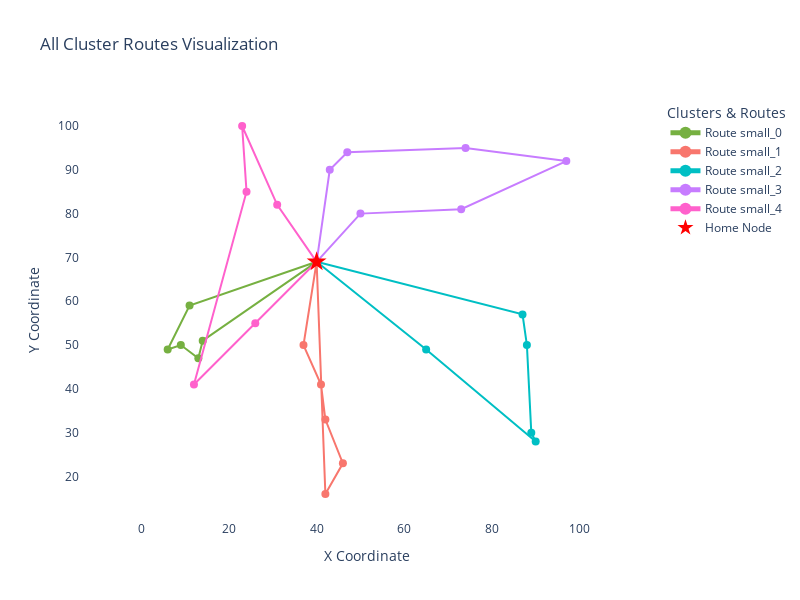

The code cell stored with this chart in its notebook:
### Code cell
"""
- How to choose max_travel_distance and span_cost_coefficient?
- Define route based on:
    - working hours (implicitly defined by total travel time)
    - opening hours
    - fixed appointments
- Store state and if it was possible to find routes for all solutions add nodes
- Compare routes with and without overnight stays / large clusters
"""
route_lists = find_route(clusters, nodes_df, distance_matrix)
plot_all_cluster_routes(route_lists, nodes_df)

### Figure 1 — Plotly figure (JSON) as saved in the notebook; plotly's stock layout.template omitted (floating-point values rounded to 4 significant figures)
{"data": [{"hoverinfo": "text", "hovertext": ["Node: 0<br>Days: [0, 1, 2, 3]<br>Priority: 0.38", "Node: 3<br>Days: [0, 1, 2, 3]<br>Priority: 0.44", "Node: 29<br>Days: [0, 1, 3, 4]<br>Priority: 0.74", "Node: 39<br>Days: [0, 2, 3, 4]<br>Priority: 0.11", "Node: 21<br>Days: [0, 1, 2, 3]<br>Priority: 0.95", "Node: 47<br>Days: [0, 2, 3, 4]<br>Priority: 0.31", "Node: 0<br>Days: [0, 1, 2, 3]<br>Priority: 0.38"], "line": {"color": "#76B041", "width": 2}, "marker": {"color": "#76B041", "size": 8}, "mode": "lines+markers", "name": "Route small_0", "type": "scatter", "x": [40, 11, 6, 9, 13, 14, 40], "y": [69, 59, 49, 50, 47, 51, 69]}, {"hoverinfo": "text", "hovertext": ["Node: 0<br>Days: [0, 1, 2, 3]<br>Priority: 0.38", "Node: 40<br>Days: [1, 2, 3, 4]<br>Priority: 0.53", "Node: 23<br>Days: [0, 1, 2, 3]<br>Priority: 0.41", "Node: 13<br>Days: [0, 2, 3, 4]<br>Priority: 0.58", "Node: 4<br>Days: [1, 2, 3, 4]<br>Priority: 0.65", "Node: 35<br>Days: [0, 1, 3, 4]<br>Priority: 0.06", "Node: 0<br>Days: [0, 1, 2, 3]<br>Priority: 0.38"], "line": {"color": "#F8766D", "width": 2}, "marker": {"color": "#F8766D", "size": 8}, "mode": "lines+markers", "name": "Route small_1", "type": "scatter", "x": [40, 37, 41, 42, 46, 42, 40], "y": [69, 50, 41, 33, 23, 16, 69]}, {"hoverinfo": "text", "hovertext": ["Node: 0<br>Days: [0, 1, 2, 3]<br>Priority: 0.38", "Node: 22<br>Days: [1, 2, 3, 4]<br>Priority: 0.46", "Node: 48<br>Days: [0, 2, 3, 4]<br>Priority: 0.40", "Node: 12<br>Days: [0, 1, 2, 3]<br>Priority: 1.00", "Node: 49<br>Days: [0, 1, 2, 4]<br>Priority: 0.54", "Node: 19<br>Days: [0, 1, 2, 4]<br>Priority: 0.54", "Node: 0<br>Days: [0, 1, 2, 3]<br>Priority: 0.38"], "line": {"color": "#00BFC4", "width": 2}, "marker": {"color": "#00BFC4", "size": 8}, "mode": "lines+markers", "name": "Route small_2", "type": "scatter", "x": [40, 65, 90, 89, 88, 87, 40], "y": [69, 49, 28, 30, 50, 57, 69]}, {"hoverinfo": "text", "hovertext": ["Node: 0<br>Days: [0, 1, 2, 3]<br>Priority: 0.38", "Node: 24<br>Days: [0, 1, 3, 4]<br>Priority: 0.61", "Node: 43<br>Days: [0, 2, 3, 4]<br>Priority: 0.40", "Node: 42<br>Days: [0, 2, 3, 4]<br>Priority: 0.43", "Node: 10<br>Days: [0, 1, 2, 3]<br>Priority: 0.26", "Node: 36<br>Days: [0, 1, 3, 4]<br>Priority: 1.00", "Node: 2<br>Days: [0, 1, 2, 3]<br>Priority: 1.00", "Node: 0<br>Days: [0, 1, 2, 3]<br>Priority: 0.38"], "line": {"color": "#C77CFF", "width": 2}, "marker": {"color": "#C77CFF", "size": 8}, "mode": "lines+markers", "name": "Route small_3", "type": "scatter", "x": [40, 50, 73, 97, 74, 47, 43, 40], "y": [69, 80, 81, 92, 95, 94, 90, 69]}, {"hoverinfo": "text", "hovertext": ["Node: 0<br>Days: [0, 1, 2, 3]<br>Priority: 0.38", "Node: 45<br>Days: [0, 1, 3, 4]<br>Priority: 0.27", "Node: 7<br>Days: [0, 1, 2, 3]<br>Priority: 0.21", "Node: 14<br>Days: [1, 2, 3, 4]<br>Priority: 0.64", "Node: 25<br>Days: [0, 2, 3, 4]<br>Priority: 0.91", "Node: 11<br>Days: [0, 1, 2, 4]<br>Priority: 1.00", "Node: 0<br>Days: [0, 1, 2, 3]<br>Priority: 0.38"], "line": {"color": "#FF61CC", "width": 2}, "marker": {"color": "#FF61CC", "size": 8}, "mode": "lines+markers", "name": "Route small_4", "type": "scatter", "x": [40, 31, 23, 24, 12, 26, 40], "y": [69, 82, 100, 85, 41, 55, 69]}, {"hoverinfo": "text", "hovertext": "Home: Node 0<br>X: 40<br>Y: 69", "marker": {"color": "red", "size": 15, "symbol": "star"}, "mode": "markers", "name": "Home Node", "type": "scatter", "x": [40], "y": [69]}], "layout": {"height": 600, "hovermode": "closest", "legend": {"itemsizing": "constant", "title": {"text": "Clusters & Routes"}}, "plot_bgcolor": "white", "title": {"text": "All Cluster Routes Visualization"}, "width": 800, "xaxis": {"title": {"text": "X Coordinate"}}, "yaxis": {"scaleanchor": "x", "scaleratio": 1, "title": {"text": "Y Coordinate"}}}}
